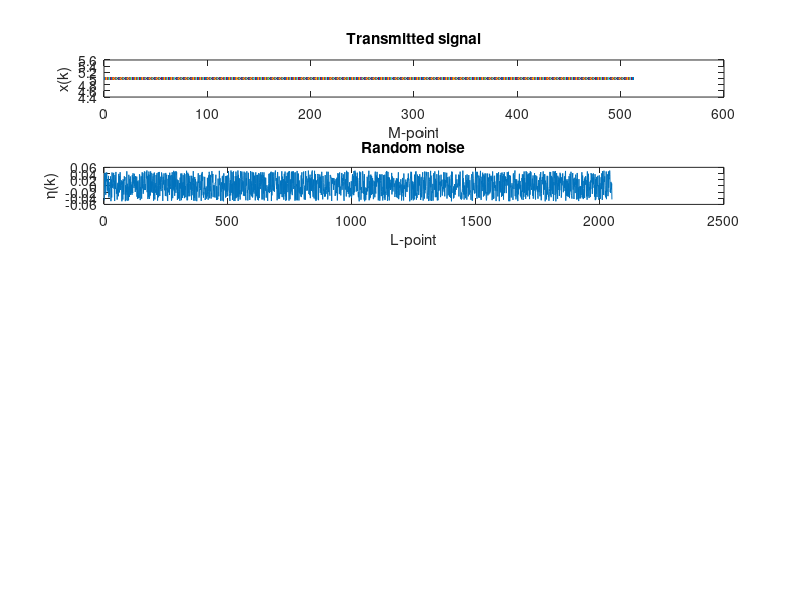

Recreate this plot in MATLAB. (Note: this script raises an error after producing the figure.)
%3.1
M = 512;
k_M = 1:M;
x = input(k_M);
subplot(5,1,1)
plot(k_M,x);
title('Transmitted signal');
xlabel('M-point');
ylabel('x(k)');
%3.2
L = 2048;
k_L = 1:L;
noise = rand(1,L)/10-0.05;
subplot(5,1,2)
plot(k_L,noise);
title('Random noise')
xlabel('L-point');
ylabel('\eta(k)');
%3.3
y = output(k_L,noise);
subplot(5,1,3)
plot(k_L,y);
title('Received signal')
xlabel('L-point');
ylabel('y(k)');
%3.4
ryx = linear_corr(x,y);
subplot(5,1,4)
plot(k_L,ryx);
title('Linear cross-correlation')
xlabel('L-point');
ylabel('r_{yx}');
%3.5
ryx_norm = norm_licorr(x,y);
subplot(5,1,5)
plot(k_L,ryx_norm);
title('Normalized linear cross-correlation')
xlabel('L-point');
ylabel('\rho_{yx}');

function f = cal_f(k)
    f_s = 1E6;
    M = 512;
    f = k*f_s/2/(M-1);
end

function y = output(k,noise)
    alpha = 0.01;
    d = 500;
    y = alpha*input(k-d)+noise;
end

function x = input(k)
    f_s = 1E6;
    x = sin(2*pi.*cal_f(k).*k/f_s).*(k>=0).*(k<=512);
end

function z = linear_corr(x,y)
    L = length(y);
    M = length(x);
    D = zeros(L,L);
    for i=1:L
        for j=1:M
            k = i+j-1;
            if k<=L
                D(i,k) = x(j);
            end
        end
    end
    D = D/L;
    z = D*y';
end

function z_norm = norm_licorr(x,y)
    L = length(y);
    M = length(x);
    rxx = linear_corr(x,x);
    ryy = linear_corr(y,y);
    ryx = linear_corr(x,y);
    z_norm = ryx/sqrt((M/L)*rxx(1)*ryy(1));
end